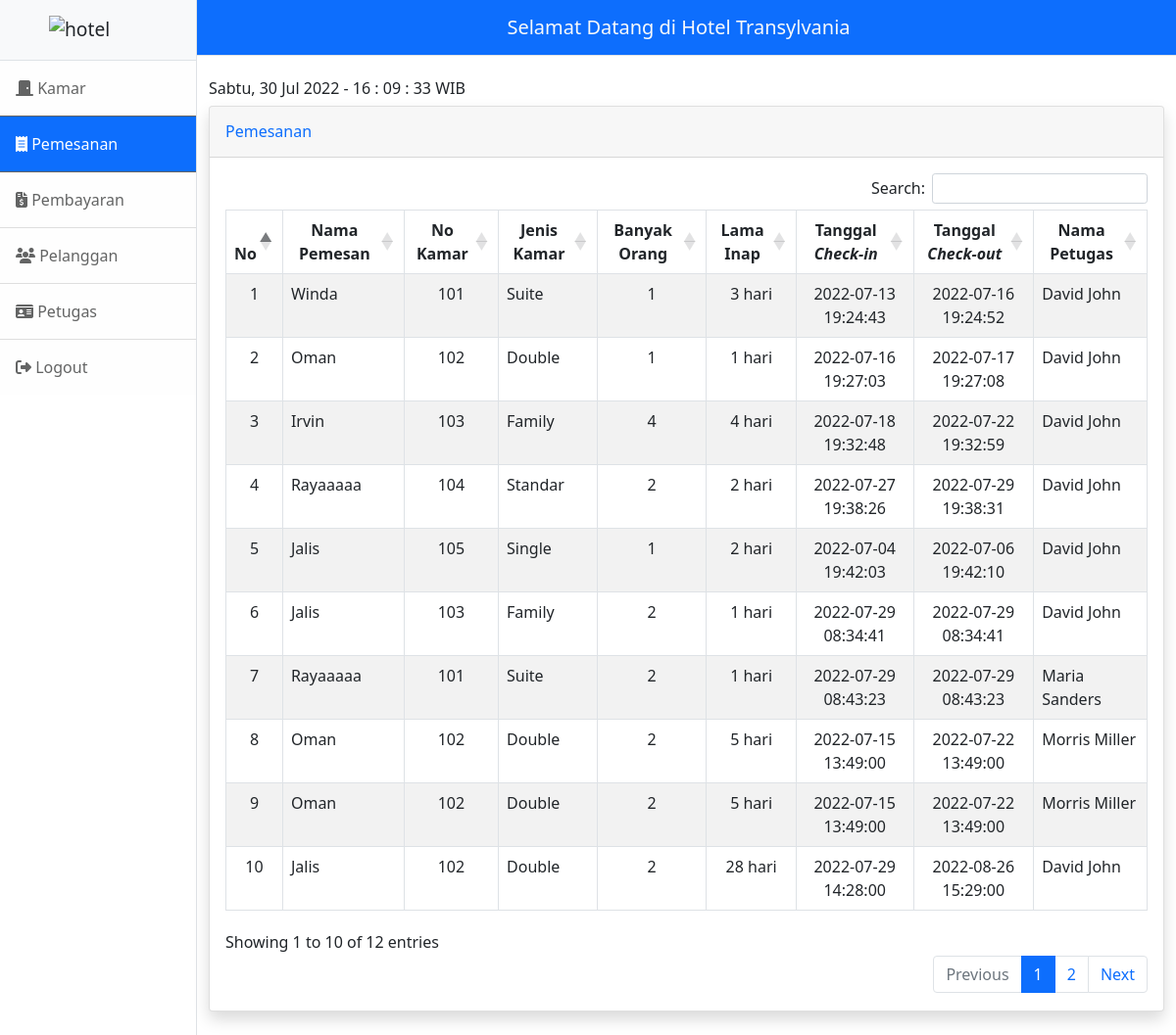
Page /pemesanan/pemesanan-view.php (signed in) on the committed database.
### tables this page shows
CREATE TABLE `tmemesan` (
  `no_pemesanan` int(5) NOT NULL,
  `id_petugas` varchar(5) DEFAULT NULL,
  `no_kamar` varchar(3) NOT NULL,
  `nik` varchar(16) NOT NULL,
  `banyak_orang` int(2) DEFAULT NULL,
  `lama_inap` int(2) DEFAULT NULL,
  `tgl_check_in` datetime DEFAULT NULL,
  `tgl_check_out` datetime DEFAULT NULL
);

CREATE TABLE `tpelanggan` (
  `nik` varchar(16) NOT NULL,
  `nama_pelanggan` varchar(30) DEFAULT NULL,
  `telepon` varchar(13) DEFAULT NULL,
  `nama_pengguna` varchar(10) NOT NULL,
  `kata_sandi` varchar(8) NOT NULL
);

CREATE TABLE `tkamar` (
  `no_kamar` varchar(3) NOT NULL,
  `jenis_kamar` enum('Standar','Single','Double','Family','Suite') DEFAULT NULL,
  `status` enum('Lengkap','Tidak Lengkap') DEFAULT NULL,
  `fasilitas` varchar(20) DEFAULT NULL,
  `harga` int(7) DEFAULT NULL
);

CREATE TABLE `tpetugas` (
  `id_petugas` varchar(5) NOT NULL,
  `nama_petugas` varchar(15) NOT NULL,
  `jabatan` enum('Petugas Resepsionis','Petugas Administrasi','Petugas Bagian Keuangan','Pramukamar') NOT NULL,
  `nama_pengguna` varchar(10) NOT NULL,
  `kata_sandi` varchar(8) NOT NULL,
  `no_lantai` varchar(2) DEFAULT NULL,
  `pelayanan` varchar(20) DEFAULT NULL,
  `tugas_keuangan` varchar(20) DEFAULT NULL,
  `tugas_administrasi` varchar(20) DEFAULT NULL
);

### pemesanan/pemesanan-view.php (the view, shortened to what this page needs)
<!DOCTYPE html>
<html lang="en">
<head>
    <?php include_once('../head.php'); ?>
</head>
<body>
    <div class="d-flex" id="wrapper">
        <?php include_once("../sidebar-petugas.php"); ?>
        <div id="page-content-wrapper">
            <nav class="navbar navbar-expand-lg navbar-light bg-primary border-bottom">
                <div class="container-fluid justify-content-center">
                    <a class="navbar-brand text-light" href="#">Selamat Datang di Hotel Transylvania</a>
                </div>
            </nav>
            <div class="container-fluid">
                <h6 class="mt-4">
                    <span id="Day"></span>, <span id="Date"></span> - <span id="Time"></span> WIB
                </h6>
                <div class="card shadow mb-4">
                    <div class="card-header py-3">
                        <h6 class="m-0 font-weight-bold text-primary">Pemesanan</h6>
                    </div>
                    <div class="card-body">
                        <?php
                        $db = dbConnect();
                        if ($db->connect_errno == 0) {
                            $sql = "SELECT m.no_pemesanan, p.nama_petugas, k.no_kamar, k.jenis_kamar, pe.nama_pelanggan,
                                    m.banyak_orang, m.lama_inap, m.tgl_check_out, m.tgl_check_in
                                    FROM tmemesan m
                                    LEFT JOIN tpetugas p ON m.id_petugas = p.id_petugas
                                    JOIN tkamar k ON m.no_kamar = k.no_kamar
                                    JOIN tpelanggan pe ON m.nik = pe.nik
                                    ";
                            $res = $db->query($sql);
                            if ($res) {
                        ?>
                                <div class="table-responsive">
                                    <table class="table table-bordered table-striped" id="example" width="100%" cellspacing="0">
                                        <thead>
                                            <tr>
                                                <th class="dt-center">No</th>
                                                <th class="dt-center">Nama Pemesan</th>
                                                <th class="dt-center">No Kamar</th>
                                                <th class="dt-center">Jenis Kamar</th>
                                                <th class="dt-center">Banyak Orang</th>
                                                <th class="dt-center">Lama Inap</th>
                                                <th class="dt-center">Tanggal <i>Check-in</i></th>
                                                <th class="dt-center">Tanggal <i>Check-out</i></th>
                                                <th class="dt-center">Nama Petugas</th>
                                            </tr>
                                        </thead>
                                        <tbody>
                                            <?php
                                            $no =  1;
                                            $data = $res->fetch_all(MYSQLI_ASSOC);
                                            foreach ($data as $row) {
                                            ?>
                                                <tr>
                                                    <td class="text-center"><?= $no++; ?></td>
                                                    <td><?= $row['nama_pelanggan']; ?></td>
                                                    <td class="text-center"><?= $row['no_kamar']; ?></td>
                                                    <td><?= $row['jenis_kamar']; ?></td>
                                                    <td class="text-center"><?= $row['banyak_orang']; ?></td>
                                                    <td class="text-center"><?= $row['lama_inap']; ?> hari</td>
                                                    <td class="text-center"><?= $row['tgl_check_in']; ?></td>
                                                    <td class="text-center"><?= $row['tgl_check_out']; ?></td>
                                                    <td><?= $row['nama_petugas']; ?></td>
                                                </tr>
                                            <?php
                                            }
                                            ?>
                                        </tbody>
                                    </table>
                            <?php
                            } else
                                echo "Gagal Eksekusi SQL" . (DEVELOPMENT ? " : " . $db->error : "") . "<br>";
                        } else
                            echo "Gagal koneksi" . (DEVELOPMENT ? " : " . $db->connect_error : "") . "<br>";
                            ?>
                                </div>
                    </div>
                </div>
            </div>
        </div>
    </div>
</body>
</html>

### rows in the picture
tmemesan: nik.nama_pelanggan "Winda", no_kamar.no_kamar "101", no_kamar.jenis_kamar "Suite", banyak_orang "1", lama_inap "3", tgl_check_in "2022-07-13 19:24:43", tgl_check_out "2022-07-16 19:24:52", id_petugas.nama_petugas "David John"
tmemesan: nik.nama_pelanggan "Oman", no_kamar.no_kamar "102", no_kamar.jenis_kamar "Double", banyak_orang "1", lama_inap "1", tgl_check_in "2022-07-16 19:27:03", tgl_check_out "2022-07-17 19:27:08", id_petugas.nama_petugas "David John"
tmemesan: nik.nama_pelanggan "Irvin", no_kamar.no_kamar "103", no_kamar.jenis_kamar "Family", banyak_orang "4", lama_inap "4", tgl_check_in "2022-07-18 19:32:48", tgl_check_out "2022-07-22 19:32:59", id_petugas.nama_petugas "David John"
tmemesan: nik.nama_pelanggan "Rayaaaaa", no_kamar.no_kamar "104", no_kamar.jenis_kamar "Standar", banyak_orang "2", lama_inap "2", tgl_check_in "2022-07-27 19:38:26", tgl_check_out "2022-07-29 19:38:31", id_petugas.nama_petugas "David John"
tmemesan: nik.nama_pelanggan "Jalis", no_kamar.no_kamar "105", no_kamar.jenis_kamar "Single", banyak_orang "1", lama_inap "2", tgl_check_in "2022-07-04 19:42:03", tgl_check_out "2022-07-06 19:42:10", id_petugas.nama_petugas "David John"
tmemesan: nik.nama_pelanggan "Jalis", no_kamar.no_kamar "103", no_kamar.jenis_kamar "Family", banyak_orang "2", lama_inap "1", tgl_check_in "2022-07-29 08:34:41", tgl_check_out "2022-07-29 08:34:41", id_petugas.nama_petugas "David John"
tmemesan: nik.nama_pelanggan "Rayaaaaa", no_kamar.no_kamar "101", no_kamar.jenis_kamar "Suite", banyak_orang "2", lama_inap "1", tgl_check_in "2022-07-29 08:43:23", tgl_check_out "2022-07-29 08:43:23", id_petugas.nama_petugas "Maria Sanders"
tmemesan: nik.nama_pelanggan "Oman", no_kamar.no_kamar "102", no_kamar.jenis_kamar "Double", banyak_orang "2", lama_inap "5", tgl_check_in "2022-07-15 13:49:00", tgl_check_out "2022-07-22 13:49:00", id_petugas.nama_petugas "Morris Miller"
tmemesan: nik.nama_pelanggan "Oman", no_kamar.no_kamar "102", no_kamar.jenis_kamar "Double", banyak_orang "2", lama_inap "5", tgl_check_in "2022-07-15 13:49:00", tgl_check_out "2022-07-22 13:49:00", id_petugas.nama_petugas "Morris Miller"
tmemesan: nik.nama_pelanggan "Jalis", no_kamar.no_kamar "102", no_kamar.jenis_kamar "Double", banyak_orang "2", lama_inap "28", tgl_check_in "2022-07-29 14:28:00", tgl_check_out "2022-08-26 15:29:00", id_petugas.nama_petugas "David John"
